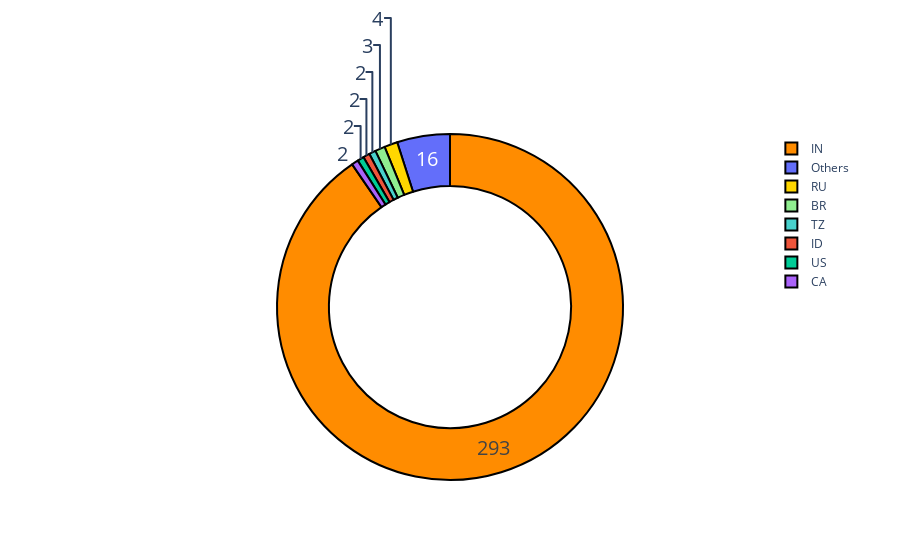

This figure's notebook cell:
### Code cell
plot.show()

### Figure 1 — Plotly figure (JSON) as saved in the notebook; plotly's stock layout.template omitted (floating-point values rounded to 4 significant figures)
{"data": [{"hole": 0.7, "hoverinfo": "label+percent", "labels": ["IN", "RU", "BR", "TZ", "ID", "US", "CA", "Others"], "marker": {"colors": ["darkorange", "gold", "lightgreen", "mediumturquoise"], "line": {"color": "#000000", "width": 2}}, "textfont": {"size": 20}, "textinfo": "value", "type": "pie", "values": [293, 4, 3, 2, 2, 2, 2, 16]}], "layout": {}}
